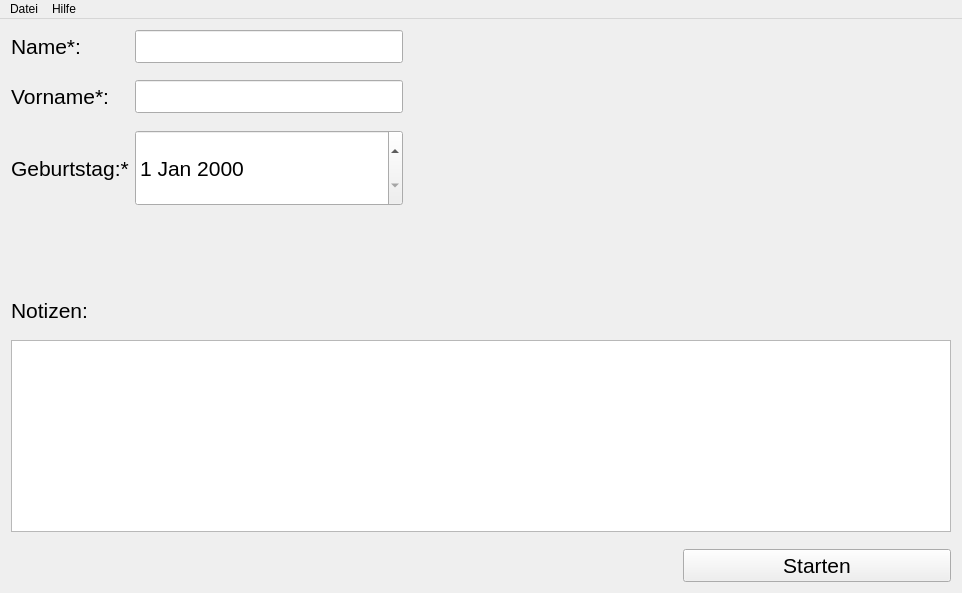
<?xml version="1.0" encoding="UTF-8"?>
<ui version="4.0">
 <class>MainWindow</class>
 <widget class="QMainWindow" name="MainWindow">
  <property name="geometry">
   <rect>
    <x>0</x>
    <y>0</y>
    <width>962</width>
    <height>593</height>
   </rect>
  </property>
  <property name="windowTitle">
   <string>Reaktionsspiel</string>
  </property>
  <widget class="QWidget" name="centralWidget">
   <layout class="QGridLayout" name="gridLayout">
    <item row="0" column="1">
     <layout class="QGridLayout" name="personalDataGridLayout">
      <property name="horizontalSpacing">
       <number>6</number>
      </property>
      <property name="verticalSpacing">
       <number>17</number>
      </property>
      <item row="3" column="0">
       <widget class="QLabel" name="birthdayLabel">
        <property name="font">
         <font>
          <pointsize>16</pointsize>
         </font>
        </property>
        <property name="text">
         <string>Geburtstag:*</string>
        </property>
       </widget>
      </item>
      <item row="3" column="2">
       <spacer name="horizontalSpacer_3">
        <property name="orientation">
         <enum>Qt::Horizontal</enum>
        </property>
        <property name="sizeHint" stdset="0">
         <size>
          <width>40</width>
          <height>20</height>
         </size>
        </property>
       </spacer>
      </item>
      <item row="1" column="3">
       <spacer name="horizontalSpacer_5">
        <property name="orientation">
         <enum>Qt::Horizontal</enum>
        </property>
        <property name="sizeHint" stdset="0">
         <size>
          <width>40</width>
          <height>20</height>
         </size>
        </property>
       </spacer>
      </item>
      <item row="0" column="3">
       <spacer name="horizontalSpacer_4">
        <property name="orientation">
         <enum>Qt::Horizontal</enum>
        </property>
        <property name="sizeHint" stdset="0">
         <size>
          <width>40</width>
          <height>20</height>
         </size>
        </property>
       </spacer>
      </item>
      <item row="1" column="2">
       <spacer name="horizontalSpacer_2">
        <property name="orientation">
         <enum>Qt::Horizontal</enum>
        </property>
        <property name="sizeHint" stdset="0">
         <size>
          <width>40</width>
          <height>20</height>
         </size>
        </property>
       </spacer>
      </item>
      <item row="0" column="0">
       <widget class="QLabel" name="nameLabel">
        <property name="font">
         <font>
          <pointsize>16</pointsize>
         </font>
        </property>
        <property name="text">
         <string>Name*:</string>
        </property>
       </widget>
      </item>
      <item row="6" column="0">
       <widget class="QLabel" name="noticeLabel">
        <property name="font">
         <font>
          <pointsize>16</pointsize>
         </font>
        </property>
        <property name="text">
         <string>Notizen:</string>
        </property>
       </widget>
      </item>
      <item row="1" column="0">
       <widget class="QLabel" name="forenameLabel">
        <property name="font">
         <font>
          <pointsize>16</pointsize>
         </font>
        </property>
        <property name="text">
         <string>Vorname*:</string>
        </property>
       </widget>
      </item>
      <item row="8" column="3">
       <widget class="QPushButton" name="startGamePushButton">
        <property name="font">
         <font>
          <pointsize>16</pointsize>
         </font>
        </property>
        <property name="text">
         <string>Starten</string>
        </property>
       </widget>
      </item>
      <item row="7" column="0" colspan="4">
       <widget class="QTextEdit" name="noticeTextEdit">
        <property name="font">
         <font>
          <pointsize>16</pointsize>
         </font>
        </property>
       </widget>
      </item>
      <item row="3" column="1">
       <widget class="QDateEdit" name="birthdayDateEdit">
        <property name="sizePolicy">
         <sizepolicy hsizetype="Minimum" vsizetype="MinimumExpanding">
          <horstretch>0</horstretch>
          <verstretch>0</verstretch>
         </sizepolicy>
        </property>
        <property name="font">
         <font>
          <pointsize>16</pointsize>
         </font>
        </property>
       </widget>
      </item>
      <item row="3" column="3">
       <spacer name="horizontalSpacer_6">
        <property name="orientation">
         <enum>Qt::Horizontal</enum>
        </property>
        <property name="sizeHint" stdset="0">
         <size>
          <width>40</width>
          <height>20</height>
         </size>
        </property>
       </spacer>
      </item>
      <item row="1" column="1">
       <widget class="QLineEdit" name="forenameLineEdit">
        <property name="font">
         <font>
          <pointsize>16</pointsize>
         </font>
        </property>
       </widget>
      </item>
      <item row="0" column="1">
       <widget class="QLineEdit" name="nameLineEdit">
        <property name="font">
         <font>
          <pointsize>16</pointsize>
         </font>
        </property>
       </widget>
      </item>
      <item row="0" column="2">
       <spacer name="horizontalSpacer">
        <property name="orientation">
         <enum>Qt::Horizontal</enum>
        </property>
        <property name="sizeHint" stdset="0">
         <size>
          <width>40</width>
          <height>20</height>
         </size>
        </property>
       </spacer>
      </item>
      <item row="4" column="1">
       <spacer name="verticalSpacer">
        <property name="orientation">
         <enum>Qt::Vertical</enum>
        </property>
        <property name="sizeHint" stdset="0">
         <size>
          <width>20</width>
          <height>40</height>
         </size>
        </property>
       </spacer>
      </item>
     </layout>
    </item>
   </layout>
  </widget>
  <widget class="QMenuBar" name="menuBar">
   <property name="geometry">
    <rect>
     <x>0</x>
     <y>0</y>
     <width>962</width>
     <height>26</height>
    </rect>
   </property>
   <widget class="QMenu" name="menuDatei">
    <property name="title">
     <string>Datei</string>
    </property>
    <addaction name="actionQuit"/>
   </widget>
   <widget class="QMenu" name="menuHilfe">
    <property name="title">
     <string>Hilfe</string>
    </property>
    <addaction name="actionAboutReactiongame"/>
    <addaction name="action_bung"/>
   </widget>
   <addaction name="menuDatei"/>
   <addaction name="menuHilfe"/>
  </widget>
  <action name="actionAddDatabase">
   <property name="text">
    <string>Datenbank hinzufügen</string>
   </property>
   <property name="shortcut">
    <string>Ctrl+N</string>
   </property>
  </action>
  <action name="actionAboutReactiongame">
   <property name="text">
    <string>Über Reaktionsspiel</string>
   </property>
  </action>
  <action name="actionHelp">
   <property name="text">
    <string>Hilfe</string>
   </property>
   <property name="shortcut">
    <string>Ctrl+H</string>
   </property>
  </action>
  <action name="actionQuit">
   <property name="text">
    <string>Beenden</string>
   </property>
   <property name="shortcut">
    <string>Ctrl+Q</string>
   </property>
  </action>
  <action name="action_bung">
   <property name="text">
    <string>Übung</string>
   </property>
   <property name="shortcut">
    <string>Ctrl+U</string>
   </property>
  </action>
 </widget>
 <layoutdefault spacing="6" margin="11"/>
 <resources/>
 <connections>
  <connection>
   <sender>actionQuit</sender>
   <signal>triggered()</signal>
   <receiver>MainWindow</receiver>
   <slot>close()</slot>
   <hints>
    <hint type="sourcelabel">
     <x>-1</x>
     <y>-1</y>
    </hint>
    <hint type="destinationlabel">
     <x>319</x>
     <y>237</y>
    </hint>
   </hints>
  </connection>
 </connections>
</ui>
